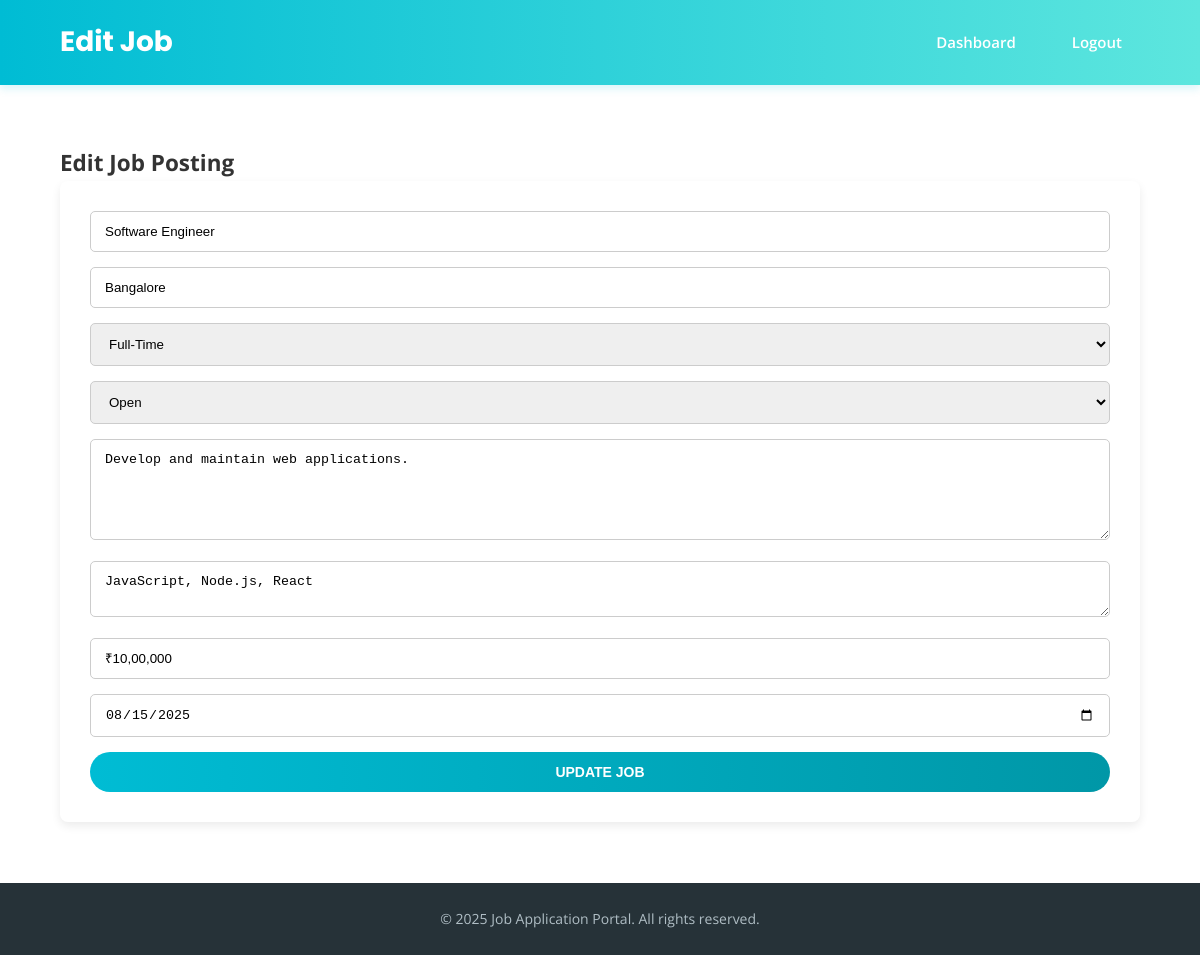
The page /admin/edit_job.php?id=1 (signed in) on the database its author committed.
### tables this page shows
CREATE TABLE IF NOT EXISTS jobs (
  id INT AUTO_INCREMENT PRIMARY KEY,
  title VARCHAR(150) NOT NULL,
  location VARCHAR(150) NOT NULL,
  type ENUM('Full-Time', 'Part-Time', 'Internship', 'Remote') NOT NULL,
  description TEXT NOT NULL,
  skills TEXT NOT NULL,
  salary VARCHAR(100) NOT NULL,
  deadline DATE NOT NULL,
  status ENUM('Open', 'Closed') DEFAULT 'Open',
  created_at DATETIME DEFAULT CURRENT_TIMESTAMP
);

### admin/edit_job.php (the view, shortened to what this page needs)
<?php
require '../config/db.php';
$job_id = (int)$_GET['id'];
$job = $conn->query("SELECT * FROM jobs WHERE id = $job_id")->fetch_assoc();
?>
<!DOCTYPE html>
<html lang="en">
<head>
  <link rel="stylesheet" href="../assets/css/style.css"/>
</head>
<body>
  <header class="header">
    <div class="container header-content">
      <h1 class="site-title">Edit Job</h1>
      <nav class="nav">
        <ul class="nav-menu">
          <li><a href="dashboard.php">Dashboard</a></li>
          <li><a href="logout.php">Logout</a></li>
        </ul>
      </nav>
    </div>
  </header>
  <section class="form-section">
    <div class="container">
      <h2>Edit Job Posting</h2>
      <form method="post" class="job-form">
        <input type="text" name="title" placeholder="Job Title" class="form-control" required value="<?= htmlspecialchars($job['title']) ?>">
        <input type="text" name="location" placeholder="Location" class="form-control" required value="<?= htmlspecialchars($job['location']) ?>">
        <select name="type" class="form-control" required>
          <?php foreach (['Full-Time', 'Part-Time', 'Internship', 'Remote'] as $type): ?>
            <option value="<?= $type ?>" <?= $job['type'] === $type ? 'selected' : '' ?>><?= $type ?></option>
          <?php endforeach; ?>
        </select>
        <select name="status" class="form-control" required>
          <option value="Open" <?= $job['status'] === 'Open' ? 'selected' : '' ?>>Open</option>
        </select>
        <textarea name="description" placeholder="Job Description" class="form-control" rows="5" required><?= htmlspecialchars($job['description']) ?></textarea>
        <textarea name="skills" placeholder="Skills (comma-separated)" class="form-control" rows="2" required><?= htmlspecialchars($job['skills']) ?></textarea>
        <input type="text" name="salary" placeholder="Salary" class="form-control" required value="<?= htmlspecialchars($job['salary']) ?>">
        <input type="date" name="deadline" class="form-control" required value="<?= htmlspecialchars($job['deadline']) ?>">
        <button type="submit" class="btn btn-primary">Update Job</button>
      </form>
    </div>
  </section>
  <footer class="footer">
    <div class="container">
      <p>&copy; <?= date('Y') ?> Job Application Portal. All rights reserved.</p>
    </div>
  </footer>
</body>
</html>

### assets/css/style.css (style rules this page uses)
* { box-sizing: border-box; margin: 0; padding: 0; }
html, body { height: 100%; display: flex; flex-direction: column; }
body { font-family: 'Open Sans', sans-serif; font-size: 15px; line-height: 1.6; background: url('../image/bg.jpg') center center / cover no-repeat fixed; background-size: cover; background-position: center; background-repeat: no-repeat; background-attachment: fixed; color: #333; height: 100%; display: flex; flex-direction: column; }
.container { width: 90%; max-width: 1200px; margin: 0 auto; }
a { text-decoration: none; color: #00bcd4; transition: 0.3s ease; }
.header { background: linear-gradient(90deg, #00bcd4, #5de6de); padding: 20px 0; box-shadow: 0 4px 8px rgba(0,188,212,0.15); }
.header-content { display: flex; justify-content: space-between; align-items: center; }
.site-title { font-family: 'Poppins', sans-serif; font-size: 28px; font-weight: 700; color: #fff; }
.nav-menu { list-style: none; display: flex; gap: 20px; }
.nav-menu li a { padding: 10px 18px; border-radius: 6px; font-weight: 600; color: #fff; }
.btn { display: inline-block; padding: 12px 28px; font-size: 14px; font-weight: 600; border-radius: 30px; cursor: pointer; text-transform: uppercase; transition: 0.3s ease; }
.btn-primary { background: linear-gradient(90deg, #00bcd4, #0097a7); color: #fff; border: none; }
.footer { background: #263238; color: #b0bec5; padding: 25px 0; text-align: center; font-size: 14px; margin-top: auto; }
.form-section { padding: 60px 0; }
.job-form, .login-form, .filter-form { background: #fff; padding: 30px; border-radius: 8px; box-shadow: 0 4px 10px rgba(0,0,0,0.08); }
.form-control { margin-bottom: 15px; padding: 12px 14px; width: 100%; border-radius: 5px; border: 1px solid #ccc; }
textarea.form-control { resize: vertical; }
.btn-primary { width: 100%; padding: 12px; }

### rows shown on the page
jobs: title "Software Engineer", location "Bangalore", type "Full-Time", status "Open", description "Develop and maintain web applications.", skills "JavaScript, Node.js, React", salary "₹10,00,000", deadline "08/15/2025"
